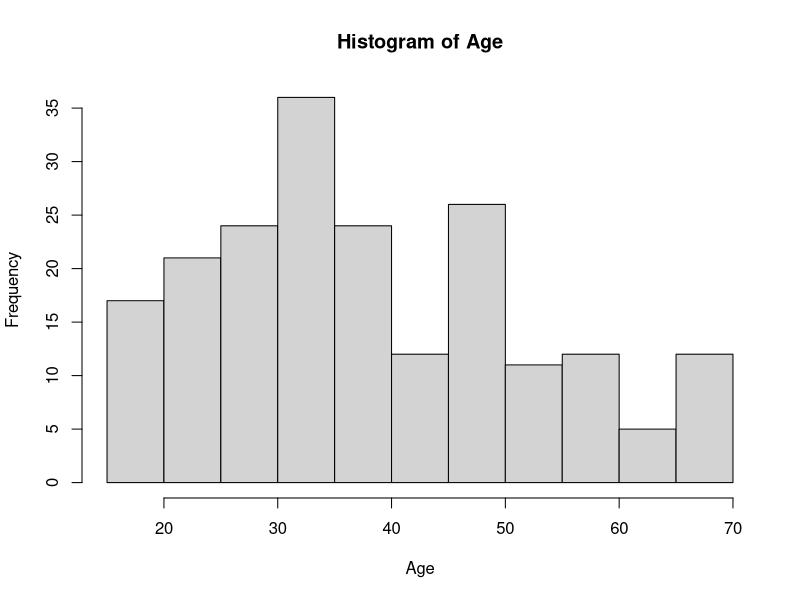
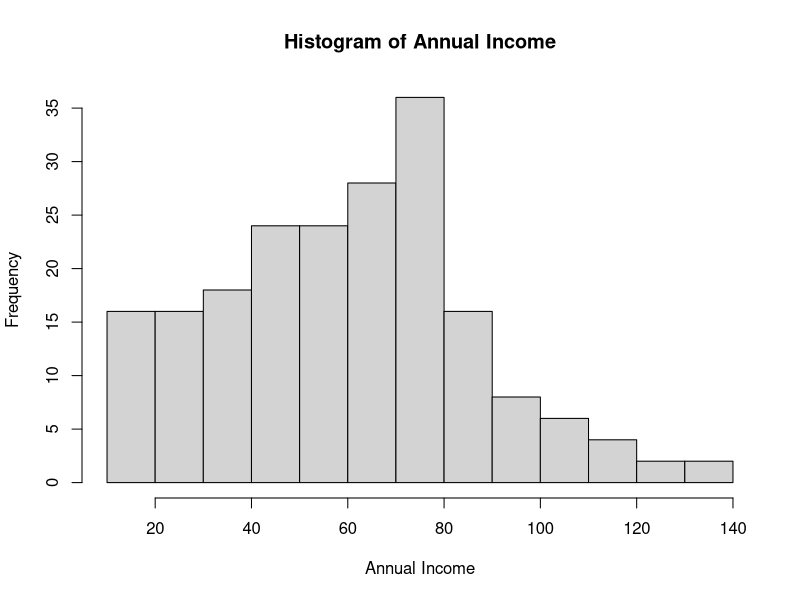
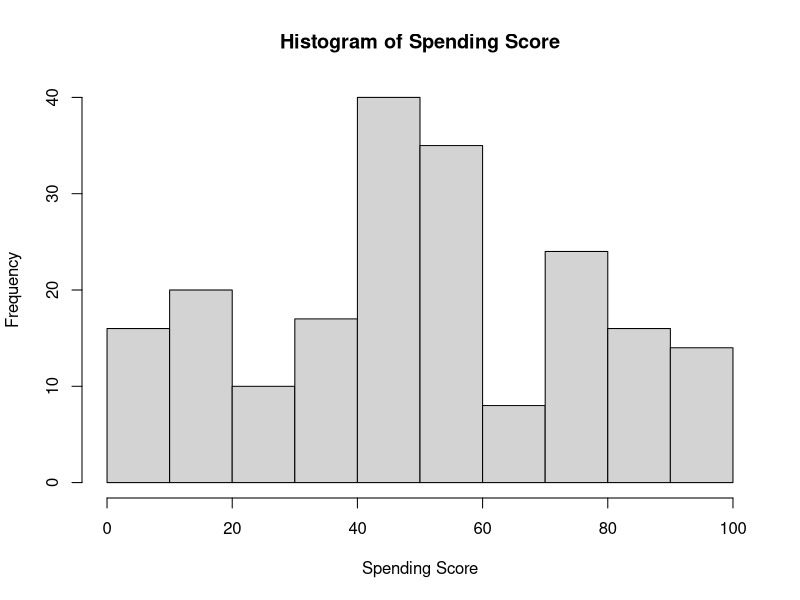
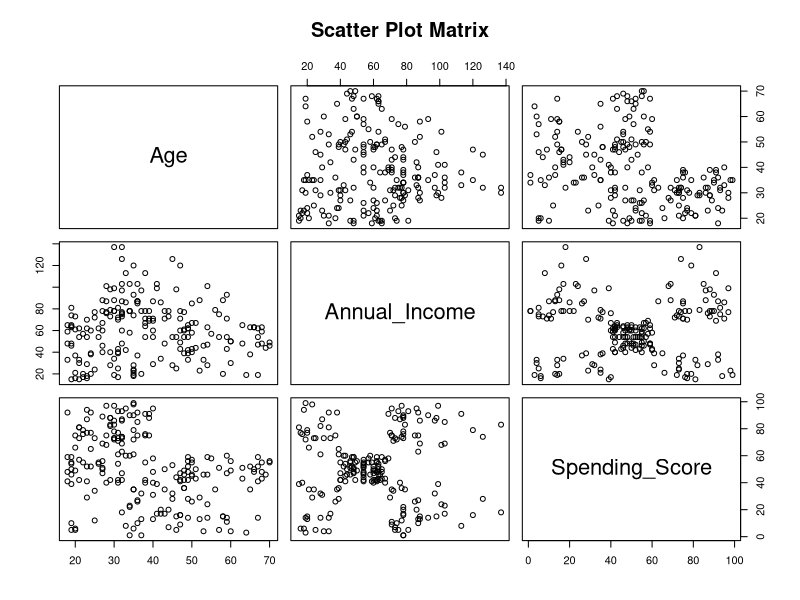
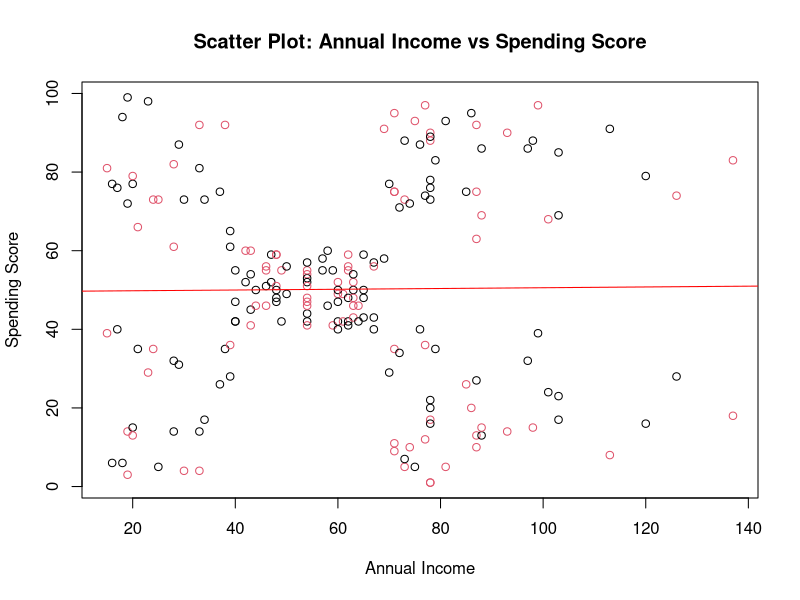

The R source for these figures, in order:
#Load Dataset

CustomerData <-read.csv("data/Customers.csv", colClasses = c(
  CustomerId = "numeric",
  Gender = "factor",
  Age = "numeric",
  Annual_Income = "numeric",
  Spending_Score = "numeric"
))

#View Dataset
View(CustomerData)

#Measures of Frequency
# Display the structure of the dataset
str(CustomerData)

# Display summary statistics
summary(CustomerData)

# Frequency table for Gender
gender_frequency <- table(CustomerData$Gender)
print("Frequency table for Gender:")
print(gender_frequency)

# Histogram for Age
hist(CustomerData$Age, main = "Histogram of Age", xlab = "Age")

# Histogram for Annual Income
hist(CustomerData$Annual_Income, main = "Histogram of Annual Income", xlab = "Annual Income")

# Histogram for Spending Score
hist(CustomerData$Spending_Score, main = "Histogram of Spending Score", xlab = "Spending Score")

#Measures of Central Tendency
# Display mean, median, and mode for Age
mean_age <- mean(CustomerData$Age)
median_age <- median(CustomerData$Age)
mode_age <- names(sort(-table(CustomerData$Age)))[1]

print("Measures of Central Tendency for Age:")
print(paste("Mean:", mean_age))
print(paste("Median:", median_age))
print(paste("Mode:", mode_age))

# Display mean, median, and mode for Annual Income
mean_income <- mean(CustomerData$Annual_Income)
median_income <- median(CustomerData$Annual_Income)
mode_income <- names(sort(-table(CustomerData$Annual_Income)))[1]

print("Measures of Central Tendency for Annual Income:")
print(paste("Mean:", mean_income))
print(paste("Median:", median_income))
print(paste("Mode:", mode_income))

# Display mean, median, and mode for Spending Score
mean_score <- mean(CustomerData$Spending_Score)
median_score <- median(CustomerData$Spending_Score)
mode_score <- names(sort(-table(CustomerData$Spending_Score)))[1]

print("Measures of Central Tendency for Spending Score:")
print(paste("Mean:", mean_score))
print(paste("Median:", median_score))
print(paste("Mode:", mode_score))

#Measures of Distribution
# Display range for Age, Annual Income, and Spending Score
age_range <- range(CustomerData$Age)
income_range <- range(CustomerData$Annual_Income)
score_range <- range(CustomerData$Spending_Score)

print("Range for Age:")
print(age_range)

print("Range for Annual Income:")
print(income_range)

print("Range for Spending Score:")
print(score_range)

# Display standard deviation for Age, Annual Income, and Spending Score
sd_age <- sd(CustomerData$Age)
sd_income <- sd(CustomerData$Annual_Income)
sd_score <- sd(CustomerData$Spending_Score)

print("Standard Deviation for Age:")
print(sd_age)

print("Standard Deviation for Annual Income:")
print(sd_income)

print("Standard Deviation for Spending Score:")
print(sd_score)

# Display quantiles for Age, Annual Income, and Spending Score
quantiles_age <- quantile(CustomerData$Age)
quantiles_income <- quantile(CustomerData$Annual_Income)
quantiles_score <- quantile(CustomerData$Spending_Score)

print("Quantiles for Age:")
print(quantiles_age)

print("Quantiles for Annual Income:")
print(quantiles_income)

print("Quantiles for Spending Score:")
print(quantiles_score)

#Measures of Relationship
# Display correlation matrix
correlation_matrix <- cor(CustomerData[, c("Age", "Annual_Income", "Spending_Score")])
print("Correlation Matrix:")
print(correlation_matrix)

# Scatter plot matrix
pairs(CustomerData[, c("Age", "Annual_Income", "Spending_Score")], main = "Scatter Plot Matrix")

# Scatter plot between Annual Income and Spending Score
plot(CustomerData$Annual_Income, CustomerData$Spending_Score, main = "Scatter Plot: Annual Income vs Spending Score", 
     xlab = "Annual Income", ylab = "Spending Score", col = as.numeric(CustomerData$Gender))

# Add regression line to the scatter plot
abline(lm(Spending_Score ~ Annual_Income, data = CustomerData), col = "red")
